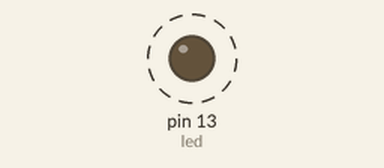
This sketch was run on a simulated Arduino Uno, built with avr-gcc and run on an emulated ATmega328P. On the bench: output pins drawn as LEDs (lit = HIGH). Dashed ring = blinking.

Above: at 0.2 s.
Timing chart, 0 to 3.0 s (numbered marks = the images above):
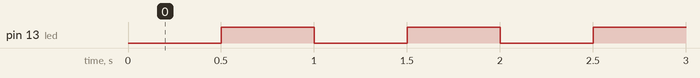

The sketch:

Libreria_TimerOne.ino
```cpp
#include <TimerOne.h>  // Para interrupciones cada cierto tiempo

int led = 13;
int edoLed = LOW;

void setup() {
  pinMode(led,OUTPUT);
  Serial.begin(9600);
  // Definimos tiempo de interrupción en microsegundos
  Timer1.initialize(500000);
  // Qué hace la interrupción
  Timer1.attachInterrupt(parpadeo);
}

void parpadeo(){
  if(edoLed == LOW){
    edoLed = HIGH;
  }
  else{
    edoLed = LOW;
  }
  digitalWrite(led,edoLed);
}

void loop() {
  // put your main code here, to run repeatedly:

}
```

Measured:
- by itself, pin 13 (led): alternates HIGH for 0.50 s and LOW for 0.50 s
